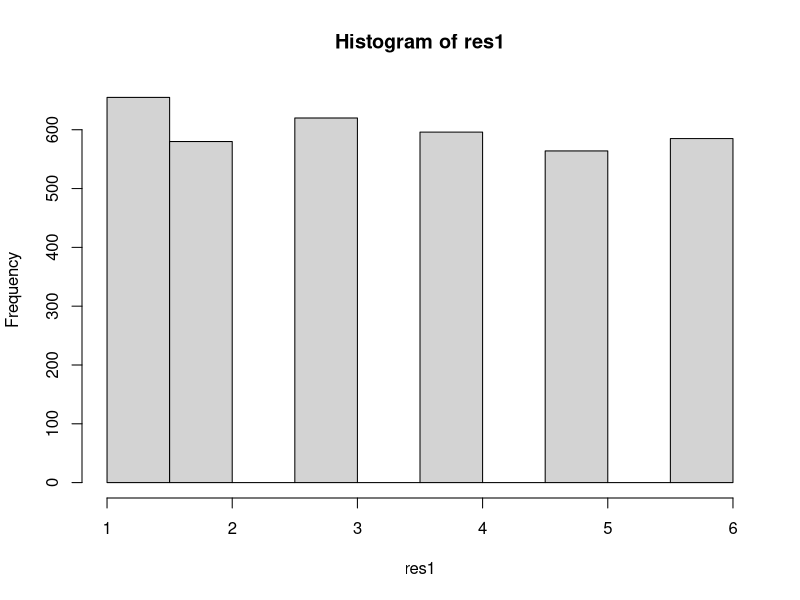

Here is the R script that generated this plot:
# One standard dice roll
# This die has 6 sides with values ranging from 1:6
one_standard_die <- function() {
  sample(1:6, size = 1)
}

# To roll one standard die and collect the value of the roll, call function one_standard_die()
one_standard_die()

# Check for accuracy through simulation:

# Initialize container vector res1 to store results
res1 <- rep(0, 3600)
# Run for-loop for length(res1), (length of res1), iterations
for(i in 1:length(res1)){
  res1[i] <- one_standard_die()
}

# Histogram for One Standard Dice Roll:
hist(res1)
# For the histogram for res1, I expect a uniform distr. where all frequencies are close to the value of length(res1)/6
#    Remember: the expectation value for a single standard die is 3.5.

factor_levels1 <- factor(res1)
# Contingency table for factor levels
table(res1)